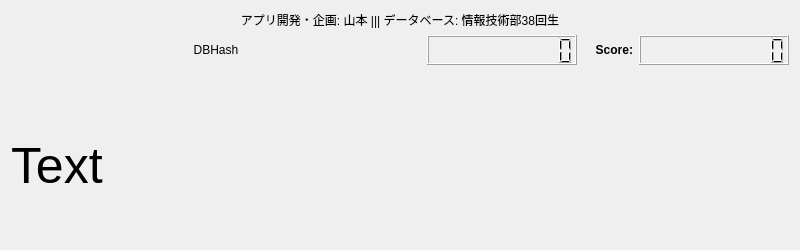
<?xml version="1.0" encoding="UTF-8"?>
<ui version="4.0">
 <class>Typing</class>
 <widget class="QWidget" name="Typing">
  <property name="geometry">
   <rect>
    <x>0</x>
    <y>0</y>
    <width>800</width>
    <height>250</height>
   </rect>
  </property>
  <property name="windowTitle">
   <string>Typing</string>
  </property>
  <layout class="QGridLayout" name="gridLayout">
   <item row="5" column="0">
    <widget class="QLabel" name="label_hash">
     <property name="sizePolicy">
      <sizepolicy hsizetype="Preferred" vsizetype="Preferred">
       <horstretch>0</horstretch>
       <verstretch>0</verstretch>
      </sizepolicy>
     </property>
     <property name="text">
      <string>&lt;html&gt;&lt;head/&gt;&lt;body&gt;&lt;p align=&quot;center&quot;&gt;DBHash&lt;/p&gt;&lt;/body&gt;&lt;/html&gt;</string>
     </property>
    </widget>
   </item>
   <item row="7" column="0" colspan="4">
    <widget class="QLabel" name="text">
     <property name="sizePolicy">
      <sizepolicy hsizetype="Preferred" vsizetype="Preferred">
       <horstretch>0</horstretch>
       <verstretch>0</verstretch>
      </sizepolicy>
     </property>
     <property name="styleSheet">
      <string notr="true">qproperty-alignment: AlignCenter; font-size: 50px;</string>
     </property>
     <property name="text">
      <string>Text</string>
     </property>
     <property name="wordWrap">
      <bool>true</bool>
     </property>
    </widget>
   </item>
   <item row="3" column="0" colspan="4">
    <widget class="QLabel" name="label">
     <property name="sizePolicy">
      <sizepolicy hsizetype="Preferred" vsizetype="Maximum">
       <horstretch>0</horstretch>
       <verstretch>0</verstretch>
      </sizepolicy>
     </property>
     <property name="text">
      <string>&lt;html&gt;&lt;head/&gt;&lt;body&gt;&lt;p align=&quot;center&quot;&gt;アプリ開発・企画: 山本 ||| データベース: 情報技術部38回生&lt;/p&gt;&lt;/body&gt;&lt;/html&gt;</string>
     </property>
    </widget>
   </item>
   <item row="6" column="0" colspan="4">
    <widget class="QLabel" name="scoreChange">
     <property name="sizePolicy">
      <sizepolicy hsizetype="Preferred" vsizetype="Maximum">
       <horstretch>0</horstretch>
       <verstretch>0</verstretch>
      </sizepolicy>
     </property>
     <property name="styleSheet">
      <string notr="true">qproperty-alignment: AlignCenter; color:red;</string>
     </property>
     <property name="text">
      <string/>
     </property>
    </widget>
   </item>
   <item row="5" column="1">
    <widget class="QLCDNumber" name="type">
     <property name="sizePolicy">
      <sizepolicy hsizetype="Maximum" vsizetype="Minimum">
       <horstretch>0</horstretch>
       <verstretch>0</verstretch>
      </sizepolicy>
     </property>
     <property name="minimumSize">
      <size>
       <width>150</width>
       <height>0</height>
      </size>
     </property>
     <property name="maximumSize">
      <size>
       <width>16777215</width>
       <height>30</height>
      </size>
     </property>
     <property name="font">
      <font>
       <pointsize>5</pointsize>
      </font>
     </property>
     <property name="contextMenuPolicy">
      <enum>Qt::ContextMenuPolicy::DefaultContextMenu</enum>
     </property>
     <property name="styleSheet">
      <string notr="true"/>
     </property>
     <property name="smallDecimalPoint">
      <bool>false</bool>
     </property>
     <property name="digitCount">
      <number>10</number>
     </property>
     <property name="mode">
      <enum>QLCDNumber::Mode::Dec</enum>
     </property>
     <property name="segmentStyle">
      <enum>QLCDNumber::SegmentStyle::Filled</enum>
     </property>
    </widget>
   </item>
   <item row="5" column="2">
    <widget class="QLabel" name="label_2">
     <property name="maximumSize">
      <size>
       <width>50</width>
       <height>16777215</height>
      </size>
     </property>
     <property name="text">
      <string>&lt;html&gt;&lt;head/&gt;&lt;body&gt;&lt;p align=&quot;right&quot;&gt;&lt;span style=&quot; font-weight:700;&quot;&gt;Score:&lt;/span&gt;&lt;/p&gt;&lt;/body&gt;&lt;/html&gt;</string>
     </property>
    </widget>
   </item>
   <item row="5" column="3">
    <widget class="QLCDNumber" name="score">
     <property name="sizePolicy">
      <sizepolicy hsizetype="Maximum" vsizetype="Minimum">
       <horstretch>0</horstretch>
       <verstretch>0</verstretch>
      </sizepolicy>
     </property>
     <property name="minimumSize">
      <size>
       <width>150</width>
       <height>0</height>
      </size>
     </property>
     <property name="maximumSize">
      <size>
       <width>16777215</width>
       <height>30</height>
      </size>
     </property>
     <property name="font">
      <font>
       <pointsize>5</pointsize>
      </font>
     </property>
     <property name="contextMenuPolicy">
      <enum>Qt::ContextMenuPolicy::DefaultContextMenu</enum>
     </property>
     <property name="styleSheet">
      <string notr="true"/>
     </property>
     <property name="smallDecimalPoint">
      <bool>false</bool>
     </property>
     <property name="digitCount">
      <number>10</number>
     </property>
     <property name="mode">
      <enum>QLCDNumber::Mode::Dec</enum>
     </property>
     <property name="segmentStyle">
      <enum>QLCDNumber::SegmentStyle::Filled</enum>
     </property>
    </widget>
   </item>
  </layout>
 </widget>
 <resources/>
 <connections/>
</ui>
